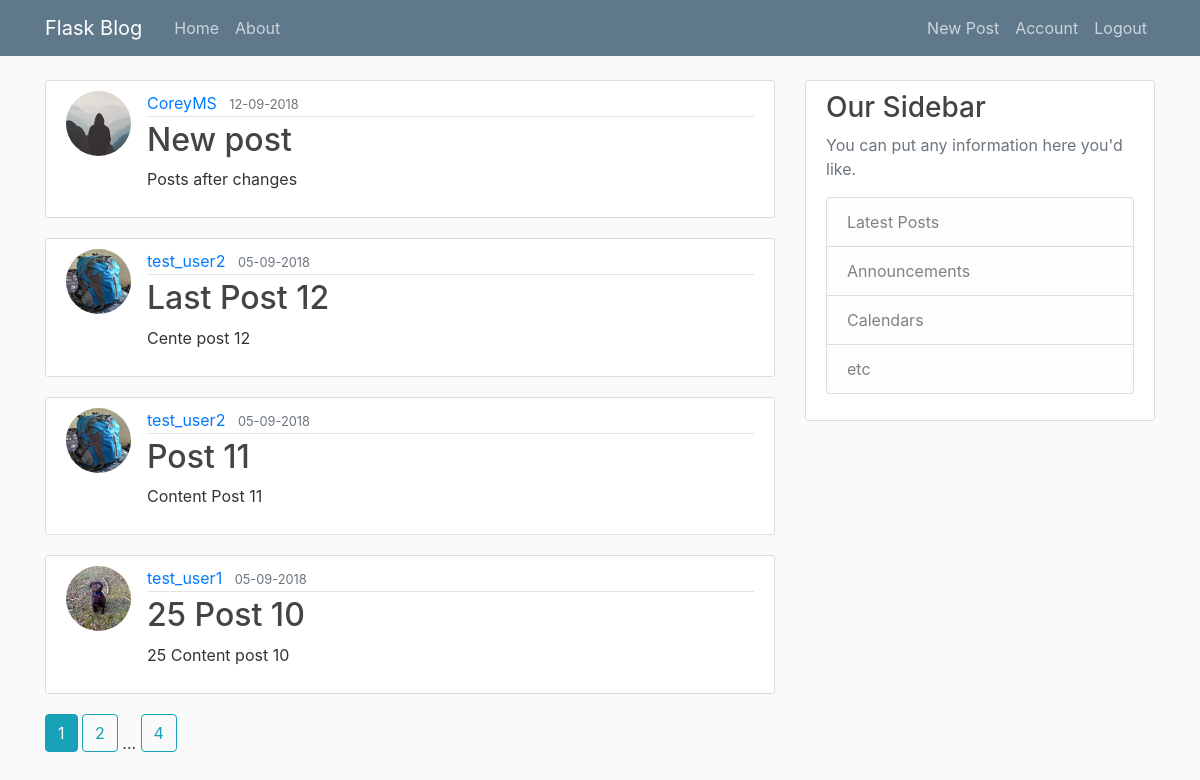
/home (signed in), run on the app's committed database.
### flaskblog/models.py (models this page shows, shortened)
class Post(db.Model):
    id = db.Column(db.Integer, primary_key=True)
    title = db.Column(db.String(100), nullable=False)
    date_posted = db.Column(db.DateTime, nullable=False, default=datetime.utcnow)
    content = db.Column(db.Text, nullable=False)
    user_id = db.Column(db.Integer, db.ForeignKey('user.id'), nullable=False)

class User(db.Model, UserMixin):
    id = db.Column(db.Integer, primary_key=True)
    username = db.Column(db.String(20), unique=True, nullable=False)
    email = db.Column(db.String(120), unique=True, nullable=False)
    image_file = db.Column(db.String(20), nullable=False, default='default.jpg')
    password = db.Column(db.String(60), nullable=False)
    posts = db.relationship('Post', backref='author', lazy=True)

### flaskblog/main/routes.py (the view)
@main.route("/")
@main.route("/home")
def home():
    page = request.args.get('page', 1, type=int)
    posts = Post.query.order_by(Post.date_posted.desc()).paginate(page=page, per_page=4)
    return render_template('home.html', posts=posts)

### flaskblog/models.py (called while the page is built)
@login_manager.user_loader
def load_user(user_id):
    return User.query.get(int(user_id))

### flaskblog/templates/home.html
{% extends "layout.html" %}
{% block content %}
    {% for post in posts.items %}
    <article class="media content-section">
        <img class="rounded-circle article-img" src="{{ url_for('static', filename='img/' + post.author.image_file) }}">
        <div class="media-body">
            <div class="article-metadata">
                <a class="mr-2" href="{{ url_for('users.user_posts', username=post.author.username) }}">{{ post.author.username }}</a>
                <small class="text-muted">{{ post.date_posted.strftime('%d-%m-%Y') }}</small>
            </div>
            <h2><a class="article-title" href="{{ url_for('posts.post', post_id=post.id) }} ">{{ post.title }}</a></h2>
            <p class="article-content">{{ post.content }}</p>
        </div>
    </article>
    {% endfor %}
    {% for page_num in posts.iter_pages(left_edge=1, right_edge=1, left_current=1, right_current=2) %}
        {% if page_num %}
            {% if posts.page == page_num %}
                <a class="btn btn-info mb-4" href="{{ url_for('main.home', page=page_num) }}">{{ page_num }}</a>
            {% else %}
                <a class="btn btn-outline-info mb-4" href="{{ url_for('main.home', page=page_num) }}">{{ page_num }}</a>
            {% endif %}
        {% else %}
            ...
        {% endif %}
    {% endfor %}
{% endblock content %}

### flaskblog/static/main.css (style rules this page uses)
body { background: #fafafa; color: #333333; margin-top: 5rem; }
h1, h2, h3, h4, h5, h6 { color: #444444; }
.content-section { background: #ffffff; padding: 10px 20px; border: 1px solid #dddddd; border-radius: 3px; margin-bottom: 20px; }
.article-title { color: #444444; }
.article-content { white-space: pre-line; }
.article-img { height: 65px; width: 65px; margin-right: 16px; }
.article-metadata { padding-bottom: 1px; margin-bottom: 4px; border-bottom: 1px solid #e3e3e3 }

### data on the page
Post: image_file (placeholder picture), author.username "CoreyMS", date_posted "12-09-2018", title "New post", content "Posts after changes"
Post: image_file (picture), author.username "test_user2", date_posted "05-09-2018", title "Last Post 12", content "Cente post 12"
Post: image_file (picture), author.username "test_user2", date_posted "05-09-2018", title "Post 11", content "Content Post 11"
Post: image_file (picture), author.username "test_user1", date_posted "05-09-2018", title "25 Post 10", content "25 Content post 10"

### other printed values
{{ page_num }} "1"
{{ page_num }} "2" "4"
